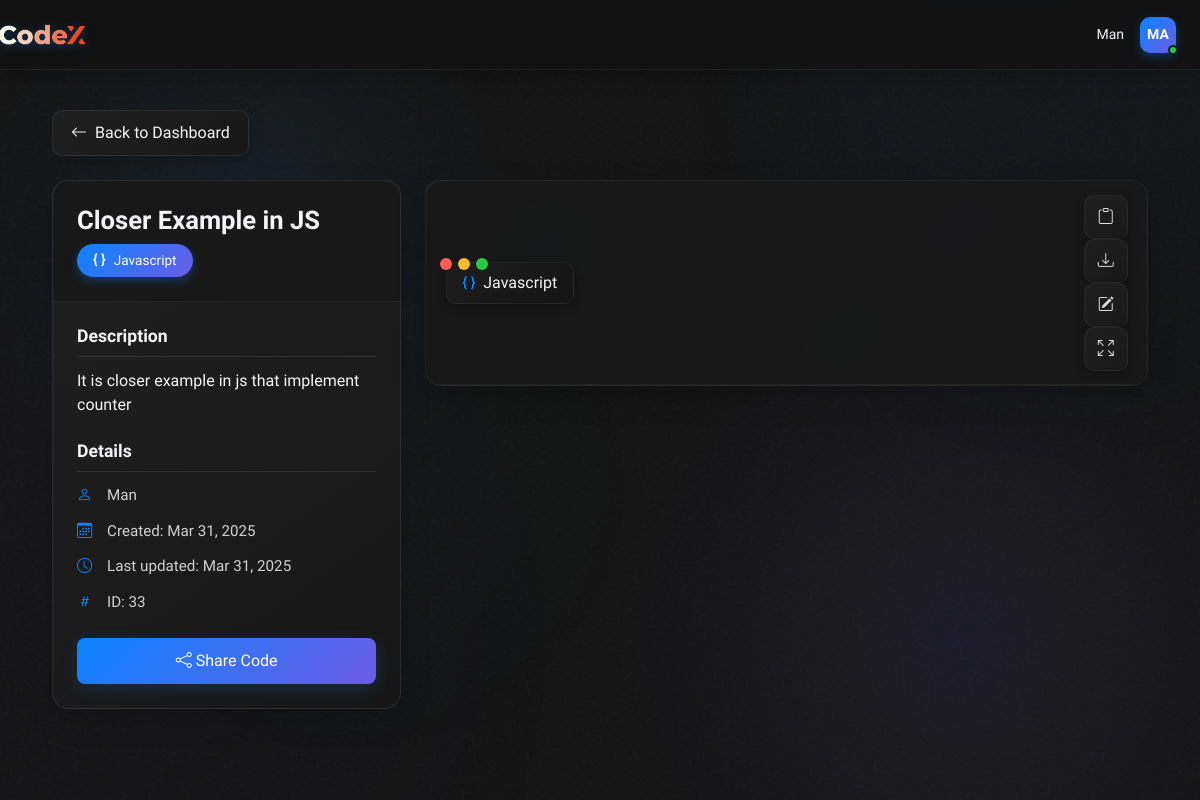
/core/code/33/ (signed in), run on the app's committed database.
### core/models.py (models this page shows, shortened)
class CodeSnippet(models.Model):
    title = models.CharField(max_length=100)
    description = models.TextField(blank=True, null=True)
    language = models.CharField(max_length=20, choices=LANGUAGE_CHOICES)
    owner = models.ForeignKey(User, on_delete=models.CASCADE, related_name='snippets')
    code_content = models.TextField()
    user_input = models.TextField(
        blank=True,
        null=True,
        help_text="Input provided by the user for code execution"
    )
    requirements = models.TextField(
        blank=True,
        null=True,
        help_text="Additional requirements or specifications for the code"
    )
    created_at = models.DateTimeField(auto_now_add=True)
    updated_at = models.DateTimeField(auto_now=True)
    parent_snippet = models.ForeignKey('self', on_delete=models.SET_NULL, null=True, blank=True, related_name='versions')
    version_number = models.PositiveIntegerField(default=1)

### core/views.py (the view)
# urls.py: path('code/<int:pk>/', views.code_detail, name='code_detail'),
@login_required
def code_detail(request, pk):
    snippet = get_object_or_404(CodeSnippet, pk=pk, owner=request.user)
    versions = []
    if snippet.parent_snippet:
        root = snippet.parent_snippet
        versions = list(root.versions.all().order_by('version_number'))
        versions.insert(0, root)  # Add the root as the first version
    elif hasattr(snippet, 'versions') and snippet.versions.exists():
        versions = list(snippet.versions.all().order_by('version_number'))
        versions.insert(0, snippet)  # Add the root as the first version
    return render(request, 'code_detail.html', {
        'snippet': snippet,
        'versions': versions
    })

### templates/code_detail.html (shortened to what this page needs)
{% extends 'base.html' %}
{% load static %}
{% block extra_css %}
    <link rel="stylesheet" href="https://cdn.jsdelivr.net/npm/bootstrap-icons@1.11.0/font/bootstrap-icons.css">
    <link rel="stylesheet" href="https://cdnjs.cloudflare.com/ajax/libs/codemirror/5.65.2/codemirror.min.css">
    <link rel="stylesheet" href="https://cdnjs.cloudflare.com/ajax/libs/codemirror/5.65.2/theme/dracula.min.css">
    <link rel="stylesheet" href="https://cdnjs.cloudflare.com/ajax/libs/codemirror/5.65.2/theme/monokai.min.css">
    <link rel="stylesheet" href="{% static 'css/code_detail.css' %}">
{% endblock %}
{% block background_elements %}
    <div class="bg-element bg-element-2"></div>
    <div class="bg-element bg-element-3"></div>
{% endblock %}
{% block header %}
    <nav class="navbar">
        <div class="navbar-container">
            <div class="navbar-brand">
                <div class="navbar-logo">
                    <img src="{% static 'codexc.png'%}" alt="CodeX" />
                </div>
            </div>
            <div class="navbar-user">
                <div class="navbar-user-info">
                    <span class="username">{{ user.username }}</span>
                </div>
                <div class="user-avatar">
                    <span>{{ user.username|slice:":2"|upper }}</span>
                    <div class="status-indicator"></div>
                </div>
            </div>
        </div>
    </nav>
{% endblock %}
{% block content %}
    <div class="main-content">
        <div class="container-fluid">
            <div class="mb-4">
                <a href="{% url 'dashboard' %}" class="btn btn-back">
                    <i class="bi bi-arrow-left"></i> Back to Dashboard
                </a>
            </div>
            <div class="row align-items-start">
                <div class="col-lg-4 mb-4 mb-lg-0">
                    <div class="code-details-card animate-fade-up">
                        <div class="card-header">
                            <h3 class="code-title mb-2">{{ snippet.title }}</h3>
                            <div class="language-pill">
                                <span class="language-icon" style="color:white; position:relative; top:-1px">{ }</span>
                                {{ snippet.language|capfirst }}
                            </div>
                        </div>
                        <div class="card-body">
                            {% if snippet.description %}
                                <div class="code-description mb-4">
                                    <h5 class="details-heading">Description</h5>
                                    <p>{{ snippet.description }}</p>
                                </div>
                            {% endif %}
                            <div class="code-meta">
                                <h5 class="details-heading">Details</h5>
                                <div class="meta-item">
                                    <i class="bi bi-person"></i>
                                    <span>{{ snippet.owner.username }}</span>
                                </div>
                                <div class="meta-item">
                                    <i class="bi bi-calendar3"></i>
                                    <span>Created: {{ snippet.created_at|date:"M d, Y" }}</span>
                                </div>
                                <div class="meta-item">
                                    <i class="bi bi-clock"></i>
                                    <span>Last updated: {{ snippet.updated_at|date:"M d, Y" }}</span>
                                </div>
                                <div class="meta-item">
                                    <i class="bi bi-hash"></i>
                                    <span>ID: {{ snippet.id }}</span>
                                </div>
                            </div>
                            <div class="mt-4">
                                <button class="btn btn-action w-100" id="share-button">
                                    <i class="bi bi-share"></i> Share Code
                                </button>
                            </div>
                        </div>
                    </div>
                </div>
                <div class="col-lg-8">
                    <div class="code-container card animate-fade-up">
                        <div class="editor-window-controls">
                            <div class="window-control control-close"></div>
                            <div class="window-control control-minimize"></div>
                            <div class="window-control control-maximize"></div>
                        </div>
                        <div class="code-header">
                            <div class="language-name">
                                <span class="language-icon">{ }</span>
                                {{ snippet.language|capfirst }}
                            </div>
                            <div class="code-toolbar">
                                <button id="copy-code" class="btn-icon" title="Copy Code">
                                    <i class="bi bi-clipboard"></i>
                                </button>
                                <button id="download-code" class="btn-icon" title="Download Code">
                                    <i class="bi bi-download"></i>
                                </button>
                                <button id="edit-code" class="btn-icon" title="Edit Code">
                                    <i class="bi bi-pencil-square"></i>
                                </button>
                                <button id="expand-code" class="btn-icon" title="View Fullscreen">
                                    <i class="bi bi-arrows-fullscreen"></i>
                                </button>
                            </div>
                        </div>
                    </div>
                </div>
            </div>
        </div>
    </div>
{% endblock %}

### data on the page
CodeSnippet: title "Closer Example in JS", language "Javascript", description "It is closer example in js that implement counter", owner.username "Man", created_at "Mar 31, 2025", updated_at "Mar 31, 2025", id "33"

### other printed values
{{ user.username }} "Man"
{{ user.username|slice:":2"|upper }} "MA"
